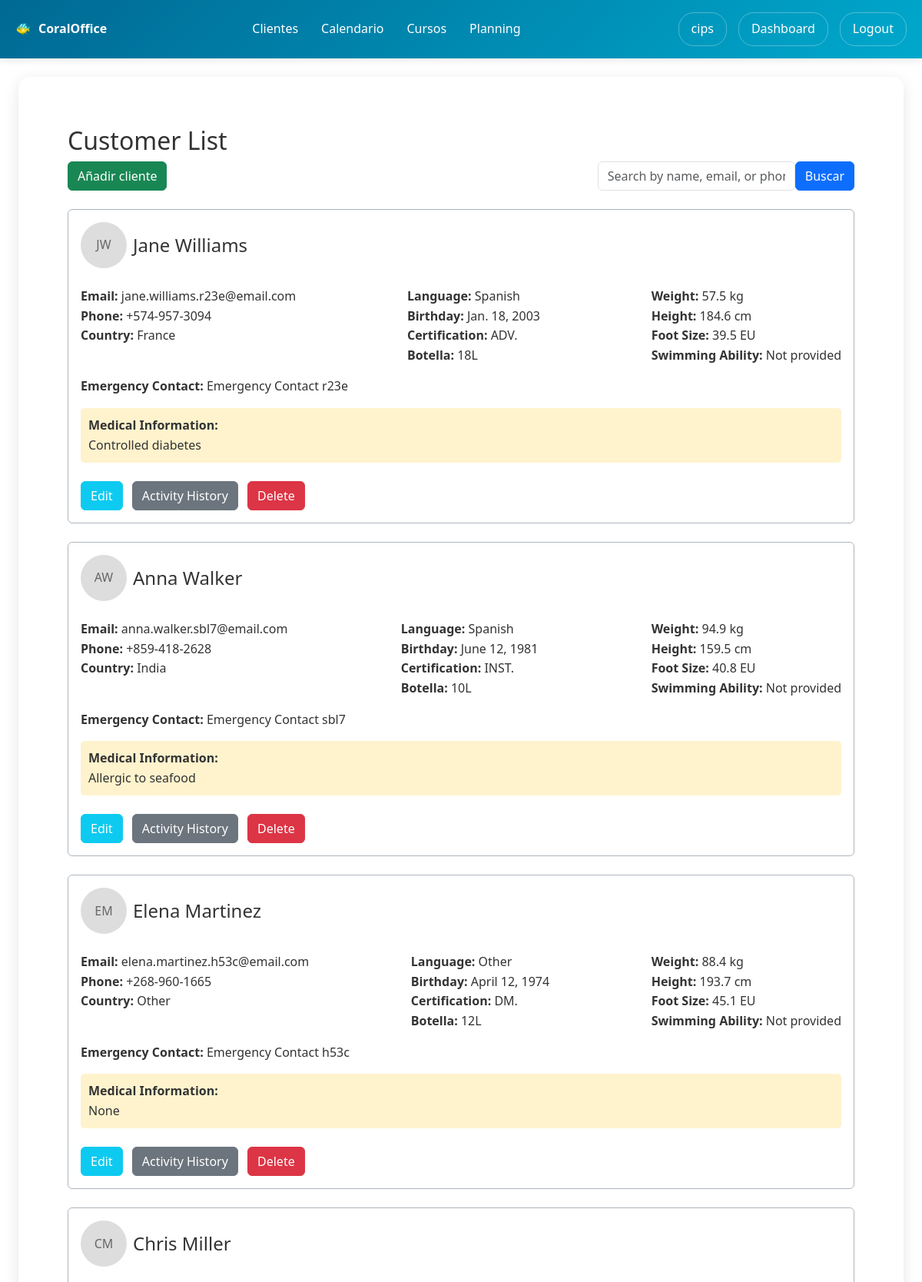
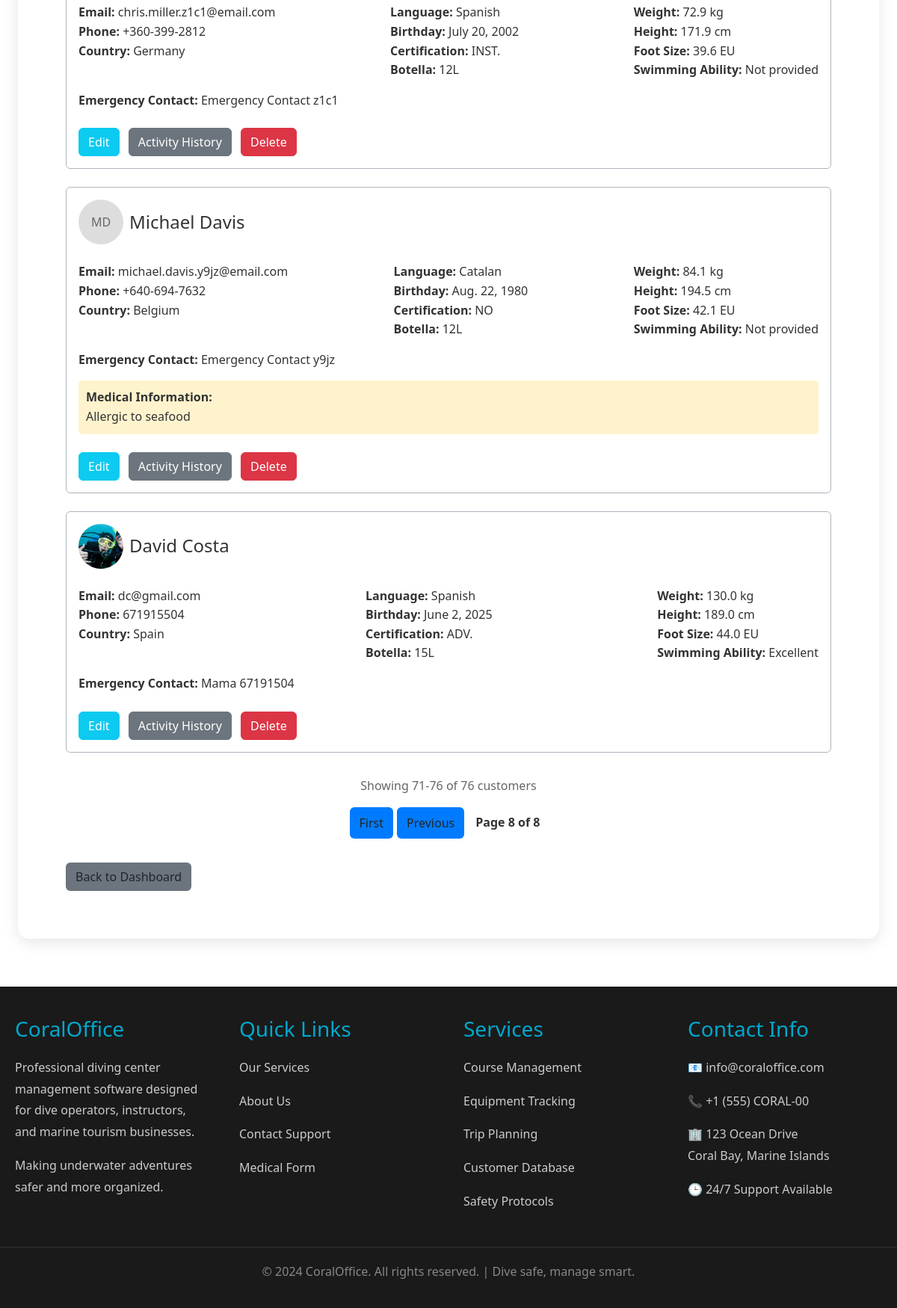
The page /users/customers/?page=8 (signed in) on the database its author committed (2 pictures, top to bottom).
### users/models.py (models this page shows, shortened)
class Customer(models.Model):
    DIVING_LEVEL_CHOICES = [
        ('NONE', 'NO'),
        ('BEGINNER', 'SCUBA'),
        ('OPEN_WATER', 'OWD.'),
        ('ADVANCED_OPEN_WATER', 'ADV.'),
        ('RESCUE_DIVER', 'RESC.'),
        ('DIVEMASTER', 'DM.'),
        ('INSTRUCTOR', 'INST.'),
    ]
    LANGUAGE_CHOICES = [
        ('EN', 'English'),
        ('ES', 'Spanish'),
        ('FR', 'French'),
        ('CAT', 'Catalan'),
        ('OTHER', 'Other'),
    ]
    COUNTRY_CHOICES = [
        ('US', 'United States'),
        ('CA', 'Canada'),
        ('GB', 'United Kingdom'),
        ('FR', 'France'),
        ('DE', 'Germany'),
        ('IT', 'Italy'),
        ('ES', 'Spain'),
        ('PT', 'Portugal'),
        ('NL', 'Netherlands'),
        ('BE', 'Belgium'),
        ('CH', 'Switzerland'),
        ('AT', 'Austria'),
        ('SE', 'Sweden'),
        ('NO', 'Norway'),
        ('DK', 'Denmark'),
        ('FI', 'Finland'),
        ('IN', 'India'),
        ('OTHER', 'Other'),
    ]
    diving_center = models.ForeignKey(User, on_delete=models.CASCADE, related_name='customers')
    first_name = models.CharField(max_length=50)
    last_name = models.CharField(max_length=50)
    email = models.EmailField()
    phone_number = models.CharField(max_length=20)
    country = models.CharField(max_length=10, choices=COUNTRY_CHOICES, default='OTHER')
    language = models.CharField(max_length=10, choices=LANGUAGE_CHOICES, default='EN')
    birthday = models.DateField(null=True, blank=True)
    certification_level = models.CharField(max_length=50, choices=DIVING_LEVEL_CHOICES, default='NONE')
    emergency_contact = models.CharField(max_length=100, blank=True)
    medical_conditions = models.TextField(blank=True)
    weight = models.FloatField(null=True, blank=True, help_text="Weight in kg")
    height = models.FloatField(null=True, blank=True, help_text="Height in cm")
    foot_size = models.FloatField(null=True, blank=True, help_text="Foot size (EU)")
    default_tank_size = models.CharField(max_length=10, choices=[
        ('10L', '10 Liters'),
        ('12L', '12 Liters'),
        ('15L', '15 Liters'),
        ('18L', '18 Liters'),
    ], default='12L', help_text="Default tank size for this customer")
    profile_picture = models.ImageField(upload_to='customer_profiles/', null=True, blank=True)
    diving_licence = models.FileField(upload_to='customer_documents/licences/', null=True, blank=True)
    diving_insurance = models.FileField(upload_to='customer_documents/insurance/', null=True, blank=True)
    medical_check = models.FileField(upload_to='customer_documents/medical/', null=True, blank=True)
    signature = models.ImageField(upload_to='customer_signatures/', null=True, blank=True)
    created_at = models.DateTimeField(auto_now_add=True)
    medical_questionnaire_answers = models.JSONField(default=dict, blank=True, help_text="Stores answers to medical questionnaire")
    swimming_ability = models.CharField(max_length=20, choices=[
        ('excellent', 'Excellent'),
        ('good', 'Good'),
        ('fair', 'Fair'),
        ('poor', 'Poor'),
    ], blank=True)
    def get_swimming_ability_display(self):
        swimming_choices = {
            'excellent': 'Excellent',
            'good': 'Good',
            'fair': 'Fair',
            'poor': 'Poor',
        }
        return swimming_choices.get(self.swimming_ability, self.swimming_ability)

### users/views.py (the view, shortened to what this page needs)
# urls.py: path('customers/', views.customer_list, name='customer_list'),
@login_required
def customer_list(request):
    if not request.user.userprofile.is_diving_center:
        messages.error(request, 'Access denied.')
        return redirect('users:profile')
    customers = Customer.objects.filter(diving_center=request.user)
    search_query = request.GET.get('search', '').strip()
    from django.core.paginator import Paginator
    paginator = Paginator(customers, 10)  # Show 10 customers per page
    page_number = request.GET.get('page')
    customers_page = paginator.get_page(page_number)
    return render(request, 'users/customer_list.html', {
        'customers': customers_page,
        'search_query': search_query,
        'total_customers': customers.count()
    })

### users/templates/users/customer_list.html (shortened to what this page needs)
{% extends 'users/base.html' %}
{% block users_content %}
<div class="p-3">
    <h2>Customer List</h2>
    <div class="mb-4 d-flex flex-column flex-md-row justify-content-md-between align-items-md-center">
        <a href="{% url 'users:add_customer' %}" class="btn btn-success mb-4 mb-md-0">Añadir cliente</a>
        <form method="get" class="d-flex flex-column flex-md-row justify-content-md-between align-items-md-center">
            <input type="text" name="search" value="{{ search_query|default:'' }}"
                   placeholder="Search by name, email, or phone..."
                   class="form-control mb-2 mb-md-0">
            <button type="submit" class="btn btn-primary mb-2 mb-md-0";">
                 Buscar
            </button>
        </form>
    </div>
    {% for customer in customers %}
                <div class="mb-4 border border-1 border-dark-subtle rounded p-3">
                    <div>
                        <div class="d-flex align-items-center mb-4">
                            {% if customer.profile_picture %}
                                <img class="me-2" src="{{ customer.profile_picture.url }}" alt="{{ customer.first_name }}" style="width: 60px; height: 60px; border-radius: 50%; object-fit: cover;">
                            {% else %}
                                <div class="me-2" style="width: 60px; height: 60px; border-radius: 50%; background: #ddd; display: flex; align-items: center; justify-content: center; color: #666;">
                                    {{ customer.first_name.0 }}{{ customer.last_name.0 }}
                                </div>
                            {% endif %}
                            <h4 class="m-0">{{ customer.first_name }} {{ customer.last_name }}</h4>
                        </div>
                    </div>
                    <div class="d-flex flex-column flex-lg-row justify-content-lg-between">
                        <div>
                            <strong>Email:</strong> {{ customer.email|default:"Not provided" }}<br>
                            <strong>Phone:</strong> {{ customer.phone_number|default:"Not provided" }}<br>
                            <strong>Country:</strong> {{ customer.get_country_display|default:"Not specified" }}
                        </div>
                        <div>
                            <strong>Language:</strong> {{ customer.get_language_display }}<br>
                            <strong>Birthday:</strong> {{ customer.birthday|default:"Not provided" }}<br>
                            <strong>Certification:</strong> {{ customer.get_certification_level_display }}<br>
                            <strong>Botella:</strong> {{ customer.default_tank_size }}<br>
                        </div>
                        <div>
                            <strong>Weight:</strong> {{ customer.weight|default:"Not provided" }} kg<br>
                            <strong>Height:</strong> {{ customer.height|default:"Not provided" }} cm<br>
                            <strong>Foot Size:</strong> {{ customer.foot_size|default:"Not provided" }} EU<br>
                            <strong>Swimming Ability:</strong> {{ customer.get_swimming_ability_display|default:"Not provided" }}
                        </div>
                    </div>
                    {% if customer.emergency_contact %}
                    <div style="margin-top: 15px;">
                        <strong>Emergency Contact:</strong> {{ customer.emergency_contact }}
                    </div>
                    {% endif %}
                    {% if customer.medical_conditions %}
                    <div style="margin-top: 15px; padding: 10px; background: #fff3cd; border-radius: 5px;">
                        <strong>Medical Information:</strong><br>
                        <span style="white-space: pre-line;">{{ customer.medical_conditions }}</span>
                    </div>
                    {% endif %}
                    <div class="customer-actions mt-4">
                        <a href="{% url 'users:edit_customer' customer.id %}" class="btn btn-info text-white me-2">Edit</a>
                        <a href="{% url 'users:customer_activity_history' customer.id %}" class="btn btn-secondary me-2">Activity History</a>
                        <a href="{% url 'users:delete_customer' customer.id %}" class="btn btn-danger">Delete</a>
                    </div>
                </div>
                {% endfor %}
    {% if customers.has_other_pages %}
    <div class="pagination-container" style="margin: 2rem 0; text-align: center;">
        <div class="pagination-info" style="margin-bottom: 1rem; color: #666;">
            Showing {{ customers.start_index }}-{{ customers.end_index }} of {{ total_customers }} customer{{ total_customers|pluralize }}
        </div>
        <div class="pagination" style="display: inline-flex; gap: 5px; align-items: center;">
            {% if customers.has_previous %}
                <a href="?page=1{% if search_query %}&search={{ search_query }}{% endif %}" class="btn" style="padding: 8px 12px; background-color: #007bff;">First</a>
                <a href="?page={{ customers.previous_page_number }}{% if search_query %}&search={{ search_query }}{% endif %}" class="btn" style="padding: 8px 12px; background-color: #007bff;">Previous</a>
            {% endif %}
            <span style="margin: 0 10px; font-weight: bold;">
                Page {{ customers.number }} of {{ customers.paginator.num_pages }}
            </span>
        </div>
    </div>
    {% endif %}
    <a href="{% url 'users:diving_center_dashboard' %}" class="btn" style="background: #6c757d;">Back to Dashboard</a>
</div>
{% endblock %}

### home/templates/home/base.html (shortened to what this page needs)
<!DOCTYPE html>
<html lang="en">
<head>
    <link href="https://cdn.jsdelivr.net/npm/bootstrap@5.3.2/dist/css/bootstrap.min.css" rel="stylesheet">
    <link rel="stylesheet" href="https://cdn.jsdelivr.net/npm/bootstrap-icons@1.11.1/font/bootstrap-icons.css">
</head>
<body>
    <header class="header">
        <nav class="nav-container">
            <div class="logo">CoralOffice</div>
            <ul class="nav-menu m-0 ms-0 p-0">
                {% if user.is_authenticated and user.userprofile.is_diving_center %}
                    <li><a href="{% url 'users:customer_list' %}">Clientes</a></li>
                    <li><a href="{% url 'users:calendar_view' %}">Calendario</a></li>
                <li><a href="{% url 'users:courses_list' %}">Cursos</a></li>
<li><a href="{% url 'users:staff_planning' %}">Planning</a></li>
                {% else %}
                    <li><a href="{% url 'home:home' %}">Home</a></li>
                    <li><a href="{% url 'home:services' %}">Services</a></li>
                    <li><a href="{% url 'home:about' %}">About</a></li>
                    <li><a href="{% url 'home:contact' %}">Contact</a></li>
                {% endif %}
            </ul>
            <div class="user-menu ms-3">
                {% if user.is_authenticated %}
                    <a href="{% url 'users:profile' %}">{{ user.username }}</a>
                    {% if user.userprofile.is_diving_center %}
                        <a href="{% url 'users:diving_center_dashboard' %}">Dashboard</a>
                    {% endif %}
                    <a href="{% url 'users:logout' %}">Logout</a>
                {% else %}
                    <a href="{% url 'users:login' %}">Login</a>
                {% endif %}
            </div>
        </nav>
    </header>
    <main class="main-content pt-0">
        {% block content %}
        {% endblock %}
    </main>
    <footer class="footer">
        <div class="footer-content">
            <div class="footer-section">
                <h3>CoralOffice</h3>
                <p>Professional diving center management software designed for dive operators, instructors, and marine tourism businesses.</p>
                <p>Making underwater adventures safer and more organized.</p>
            </div>
            <div class="footer-section">
                <h3>Quick Links</h3>
                <p><a href="{% url 'home:services' %}">Our Services</a></p>
                <p><a href="{% url 'home:about' %}">About Us</a></p>
                <p><a href="{% url 'home:contact' %}">Contact Support</a></p>
                <p><a href="{% url 'users:medical_form' %}">Medical Form</a></p>
            </div>
            <div class="footer-section">
                <h3>Services</h3>
                <p>Course Management</p>
                <p>Equipment Tracking</p>
                <p>Trip Planning</p>
                <p>Customer Database</p>
                <p>Safety Protocols</p>
            </div>
            <div class="footer-section">
                <h3>Contact Info</h3>
                <p>📧 info@coraloffice.com</p>
                <p>📞 +1 (555) CORAL-00</p>
                <p>🏢 123 Ocean Drive<br>Coral Bay, Marine Islands</p>
                <p>🕒 24/7 Support Available</p>
            </div>
        </div>
        <div class="footer-bottom">
            <p>&copy; 2024 CoralOffice. All rights reserved. | Dive safe, manage smart.</p>
        </div>
    </footer>
</body>
</html>

### home/templates/home/base.html (style rules this page uses)
* { margin: 0; padding: 0; box-sizing: border-box; }
body { font-family: 'Segoe UI', Tahoma, Geneva, Verdana, sans-serif; line-height: 1.6; color: #333; }
.header { background: linear-gradient(135deg, #006994, #00a8cc); color: white; padding: 1rem 0; box-shadow: 0 2px 10px rgba(0,0,0,0.1); position: relative; }
.nav-container { max-width: 1200px; margin: 0 auto; display: flex; justify-content: space-between; align-items: center; padding: 0 20px; }
.logo { font-size: 1rem; font-weight: bold; display: flex; align-items: center; z-index: 1001; }
.logo::before { content: '🐠'; margin-right: 10px; }
.nav-menu { display: flex; list-style: none; gap: 30px; }
.nav-menu a { color: white; text-decoration: none; padding: 10px 0px; border-radius: 5px; transition: background 0.3s; }
.user-menu { display: flex; align-items: center; gap: 15px; }
.user-menu a { color: white; text-decoration: none; padding: 8px 16px; border: 1px solid rgba(255,255,255,0.3); border-radius: 20px; transition: all 0.3s; }
.main-content { min-height: calc(100vh - 140px); padding: 40px 0; }
.footer { background: #1a1a1a; color: white; padding: 40px 0 20px; }
.footer-content { max-width: 1200px; margin: 0 auto; padding: 0 20px; display: grid; grid-template-columns: repeat(auto-fit, minmax(250px, 1fr)); gap: 40px; }
.footer-section h3 { color: #00a8cc; margin-bottom: 20px; }
.footer-section p, .footer-section a { color: #ccc; text-decoration: none; line-height: 1.8; }
.footer-bottom { text-align: center; margin-top: 30px; padding-top: 20px; border-top: 1px solid #333; color: #888; }

### rows shown on the page
Customer: first_name.0 "J", last_name.0 "W", first_name "Jane", last_name "Williams", email "jane.williams.r23e@email.com", phone_number "+574-957-3094", country "France", language "Spanish", birthday "Jan. 18, 2003", certification_level "ADV.", default_tank_size "18L", weight "57.5", height "184.6", foot_size "39.5", swimming_ability "Not provided", emergency_contact "Emergency Contact r23e", medical_conditions "Controlled diabetes"
Customer: first_name.0 "A", last_name.0 "W", first_name "Anna", last_name "Walker", email "anna.walker.sbl7@email.com", phone_number "+859-418-2628", country "India", language "Spanish", birthday "June 12, 1981", certification_level "INST.", default_tank_size "10L", weight "94.9", height "159.5", foot_size "40.8", swimming_ability "Not provided", emergency_contact "Emergency Contact sbl7", medical_conditions "Allergic to seafood"
Customer: first_name.0 "E", last_name.0 "M", first_name "Elena", last_name "Martinez", email "elena.martinez.h53c@email.com", phone_number "+268-960-1665", country "Other", language "Other", birthday "April 12, 1974", certification_level "DM.", default_tank_size "12L", weight "88.4", height "193.7", foot_size "45.1", swimming_ability "Not provided", emergency_contact "Emergency Contact h53c", medical_conditions "None"
Customer: first_name.0 "C", last_name.0 "M", first_name "Chris", last_name "Miller", email "chris.miller.z1c1@email.com", phone_number "+360-399-2812", country "Germany", language "Spanish", birthday "July 20, 2002", certification_level "INST.", default_tank_size "12L", weight "72.9", height "171.9", foot_size "39.6", swimming_ability "Not provided", emergency_contact "Emergency Contact z1c1"
Customer: first_name.0 "M", last_name.0 "D", first_name "Michael", last_name "Davis", email "michael.davis.y9jz@email.com", phone_number "+640-694-7632", country "Belgium", language "Catalan", birthday "Aug. 22, 1980", certification_level "NO", default_tank_size "12L", weight "84.1", height "194.5", foot_size "42.1", swimming_ability "Not provided", emergency_contact "Emergency Contact y9jz", medical_conditions "Allergic to seafood"
Customer: profile_picture (picture), first_name "David", last_name "Costa", email "dc@gmail.com", phone_number "671915504", country "Spain", language "Spanish", birthday "June 2, 2025", certification_level "ADV.", default_tank_size "15L", weight "130.0", height "189.0", foot_size "44.0", swimming_ability "Excellent", emergency_contact "Mama 67191504"

### other values the page prints
{{ user.username }} "cips"
{{ customers.start_index }} "71"
{{ customers.end_index }} "76"
{{ total_customers }} "76"
{{ customers.number }} "8"
{{ customers.paginator.num_pages }} "8"
